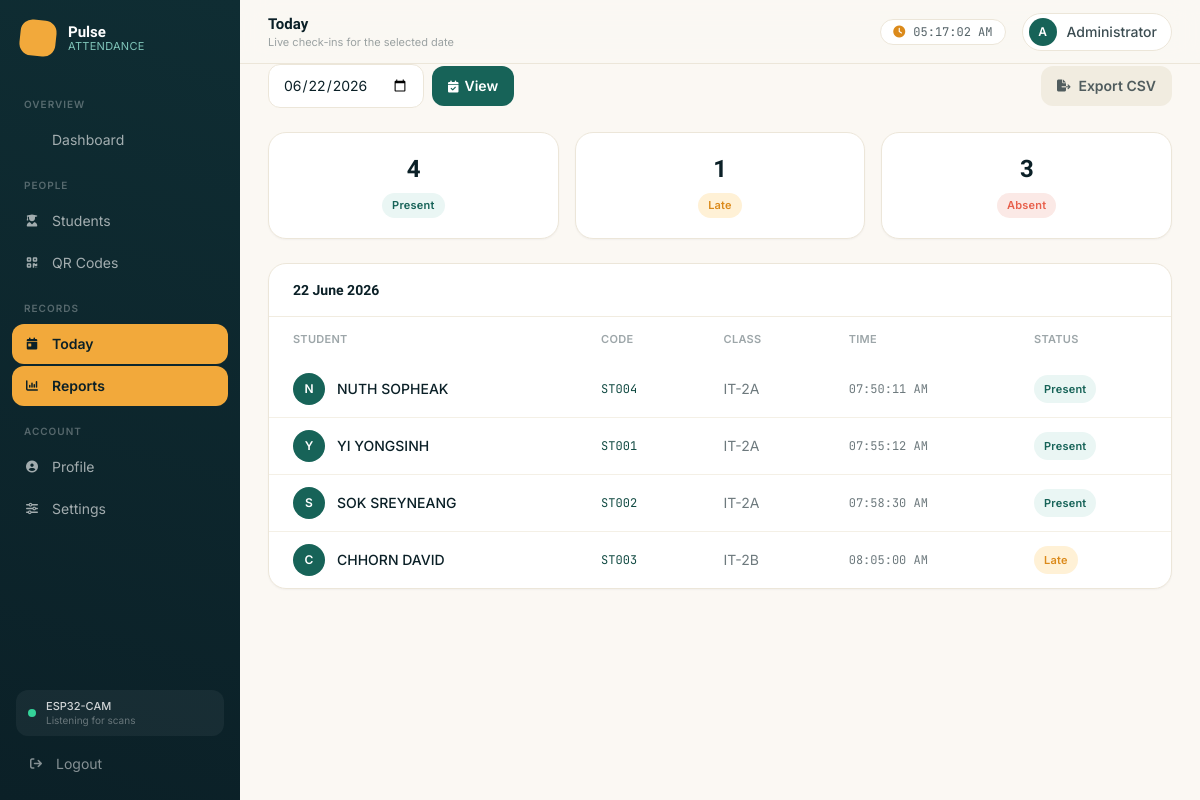
Screenshot of /project/attendance/today.php (signed in) with the database file from the repository.
### tables this page shows
CREATE TABLE IF NOT EXISTS attendance (
    id INT AUTO_INCREMENT PRIMARY KEY,
    student_id INT NOT NULL,
    attendance_date DATE NOT NULL,
    attendance_time TIME NOT NULL,
    status ENUM('Present','Late','Absent') DEFAULT 'Present',
    created_at TIMESTAMP DEFAULT CURRENT_TIMESTAMP,
    FOREIGN KEY (student_id) REFERENCES students(id) ON DELETE CASCADE,
    UNIQUE KEY unique_attendance (student_id, attendance_date)
);

CREATE TABLE IF NOT EXISTS students (
    id INT AUTO_INCREMENT PRIMARY KEY,
    student_code VARCHAR(20) NOT NULL UNIQUE,
    full_name VARCHAR(150) NOT NULL,
    gender ENUM('Male','Female') DEFAULT 'Male',
    class_name VARCHAR(50) DEFAULT '',
    phone VARCHAR(50) DEFAULT '',
    qr_image VARCHAR(255) DEFAULT '',
    image_student VARCHAR(255) DEFAULT '',
    status ENUM('active','inactive') DEFAULT 'active',
    created_at TIMESTAMP DEFAULT CURRENT_TIMESTAMP
);

### project/attendance/today.php (the view, shortened to what this page needs)
<?php
require_once __DIR__ . '/../config/db.php';
$date = $_GET['date'] ?? date('Y-m-d');
$date = date('Y-m-d', strtotime($date));
$records = $conn->query("
    SELECT a.*, s.full_name, s.student_code, s.image_student, s.class_name
    FROM attendance a JOIN students s ON a.student_id=s.id
    WHERE a.attendance_date='$date' ORDER BY a.attendance_time ASC
");
$total_students = $conn->query("SELECT COUNT(*) c FROM students WHERE status='active'")->fetch_assoc()['c'];
$present = $conn->query("SELECT COUNT(*) c FROM attendance WHERE attendance_date='$date' AND status IN ('Present','Late')")->fetch_assoc()['c'];
$late    = $conn->query("SELECT COUNT(*) c FROM attendance WHERE attendance_date='$date' AND status='Late'")->fetch_assoc()['c'];
$absent  = max(0, $total_students - $present);
?>
<?php require_once __DIR__ . '/../includes/header.php'; ?>
<?php require_once __DIR__ . '/../includes/sider.php'; ?>
<?php require_once __DIR__ . '/../includes/navbar.php'; ?>
<main class="ml-60 pt-16 p-7 rise-in">
    <div class="flex flex-wrap items-center justify-between gap-3 mb-6">
        <form method="GET" class="flex items-center gap-2">
            <input type="date" name="date" value="<?= $date ?>"
                   class="px-3.5 py-2.5 bg-white border border-[#ECE6D9] rounded-xl text-sm focus:outline-none focus:ring-2 focus:ring-teal-500/30"/>
            <button class="bg-teal-600 hover:bg-teal-700 text-white text-sm font-semibold px-4 py-2.5 rounded-xl transition"><i class="fas fa-calendar-check mr-1.5 text-xs"></i>View</button>
        </form>
        <a href="<?= BASE_URL ?>/attendance/export_excel.php?date=<?= $date ?>" class="bg-[#F1ECE0] hover:bg-[#E9E2D2] text-ink/70 text-sm font-semibold px-4 py-2.5 rounded-xl transition flex items-center gap-2">
            <i class="fas fa-file-export text-xs"></i> Export CSV
        </a>
    </div>
    <div class="grid grid-cols-3 gap-4 mb-6">
        <div class="panel p-5 text-center"><p class="stat-num text-2xl text-ink"><?= $present ?></p><p class="chip chip-present mt-2 inline-block">Present</p></div>
        <div class="panel p-5 text-center"><p class="stat-num text-2xl text-ink"><?= $late ?></p><p class="chip chip-late mt-2 inline-block">Late</p></div>
        <div class="panel p-5 text-center"><p class="stat-num text-2xl text-ink"><?= $absent ?></p><p class="chip chip-absent mt-2 inline-block">Absent</p></div>
    </div>
    <div class="panel overflow-hidden">
        <div class="px-6 py-4 border-b border-[#F1ECE0]">
            <h3 class="font-display font-semibold text-ink text-sm"><?= date('d F Y', strtotime($date)) ?></h3>
        </div>
        <div class="overflow-x-auto">
            <table class="w-full text-sm">
                <thead><tr class="text-ink/40 text-[11px] uppercase tracking-wide">
                    <th class="px-6 py-3 text-left font-semibold">Student</th>
                    <th class="px-6 py-3 text-left font-semibold">Code</th>
                    <th class="px-6 py-3 text-left font-semibold">Class</th>
                    <th class="px-6 py-3 text-left font-semibold">Time</th>
                    <th class="px-6 py-3 text-left font-semibold">Status</th>
                </tr></thead>
                <tbody class="divide-y divide-[#F4F0E6]">
                    <?php if ($records && $records->num_rows > 0): while ($row = $records->fetch_assoc()): ?>
                    <tr class="panel-row transition">
                        <td class="px-6 py-3">
                            <div class="flex items-center gap-3">
                                <?php if ($row['image_student']): ?>
                                <img src="<?= BASE_URL ?>/asset/images/<?= htmlspecialchars($row['image_student']) ?>" class="w-8 h-8 rounded-full object-cover">
                                <?php else: ?>
                                <div class="w-8 h-8 rounded-full bg-teal-600 flex items-center justify-center text-white text-xs font-semibold"><?= strtoupper(substr($row['full_name'],0,1)) ?></div>
                                <?php endif; ?>
                                <span class="font-medium text-ink"><?= htmlspecialchars($row['full_name']) ?></span>
                            </div>
                        </td>
                        <td class="px-6 py-3 font-mono text-xs text-teal-700"><?= htmlspecialchars($row['student_code']) ?></td>
                        <td class="px-6 py-3 text-ink/60"><?= htmlspecialchars($row['class_name']) ?></td>
                        <td class="px-6 py-3 font-mono text-ink/60 text-xs"><?= date('h:i:s A', strtotime($row['attendance_time'])) ?></td>
                        <td class="px-6 py-3"><span class="chip <?= $row['status']==='Present'?'chip-present':($row['status']==='Late'?'chip-late':'chip-absent') ?>"><?= $row['status'] ?></span></td>
                    </tr>
                    <?php endwhile; else: ?>
                    <tr><td colspan="5" class="text-center py-14 text-ink/30"><i class="fas fa-calendar-xmark text-3xl mb-3 block"></i>No records for this date.</td></tr>
                    <?php endif; ?>
                </tbody>
            </table>
        </div>
    </div>
</main>
<?php require_once __DIR__ . '/../includes/footer.php'; ?>

### project/includes/header.php (style rules this page uses)
* { font-family:'Inter',sans-serif }
.font-display { font-family:'Sora',sans-serif }
.font-mono { font-family:'JetBrains Mono',monospace }
body { background:#FBF8F3 }
.panel { background:#fff;border:1px solid #ECE6D9;border-radius:18px;box-shadow:0 1px 2px rgba(11,32,39,.04) }
.chip { display:inline-flex;align-items:center;gap:6px;font-size:11px;font-weight:600;padding:4px 10px;border-radius:999px;letter-spacing:.02em }
.chip-present { background:#EAF6F4;color:#176358 }
.chip-late { background:#FFF1D6;color:#DB8A1B }
.chip-absent { background:#FBE9E6;color:#E8604C }
.stat-num { font-family:'Sora',sans-serif;font-weight:700;letter-spacing:-.02em }
.rise-in { animation:riseIn .45s cubic-bezier(.16,1,.3,1) forwards }

### rows the page displays
attendance: student.full_name "N", student.full_name "NUTH SOPHEAK", student.student_code "ST004", student.class_name "IT-2A", attendance_time "07:50:11 AM", status "Present"
attendance: student.full_name "Y", student.full_name "YI YONGSINH", student.student_code "ST001", student.class_name "IT-2A", attendance_time "07:55:12 AM", status "Present"
attendance: student.full_name "S", student.full_name "SOK SREYNEANG", student.student_code "ST002", student.class_name "IT-2A", attendance_time "07:58:30 AM", status "Present"
attendance: student.full_name "C", student.full_name "CHHORN DAVID", student.student_code "ST003", student.class_name "IT-2B", attendance_time "08:05:00 AM", status "Late"

### other values shown
$page_title "Today"
$page_subtitle "Live check-ins for the selected date"
substr($admin_name,0,1) "A"
$admin_name "Administrator"
$present "4"
$late "1"
$absent "3"
date('d F Y', strtotime($date)) "22 June 2026"
